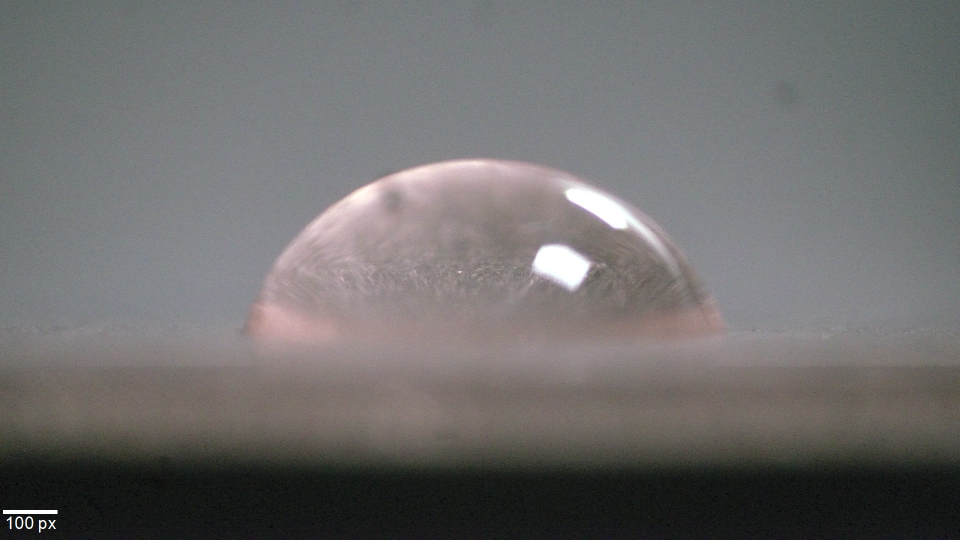
#> input picture 计算机视觉铜片表面粗糙度分析/CA/CA_photo/1000-1.jpg, 1920 x 1080 px, found by its file name (shown at 1/2 size); its folder holds only this picture in this run
$ jupyter execute CA_manual.ipynb
#> lines starting #> are read from the running program, lines starting #| are printed output that depends on the picture
[cell 1]
import cv2
import numpy as np
import os

# 全局变量
points = []
current_img = None
img_display = None

# [24 lines left out: functions click_event, solve_circle_3pts, not called in this run]

def run_manual_marking(input_dir, output_dir):
#> called with input_dir = 'C:\\Users\\Admin\\Desktop\\CA\\CA_photo'
    global points, current_img, img_display

    if not os.path.exists(output_dir): os.makedirs(output_dir)
    files = [f for f in os.listdir(input_dir) if f.lower().endswith(('.jpg', '.png', '.jpeg'))]

    print("--- 人工标记说明 ---")
    print("1. 依次点击液滴圆弧上的 3 个点 (红色)")
    print("2. 依次点击基准线(表面)上的 2 个点 (黄色)")
    print("3. 按 'c' 键计算并保存，按 'r' 重置，按 'q' 退出")

    for filename in files:
        points = []
        img_path = os.path.join(input_dir, filename)
        current_img = cv2.imread(img_path)
#> current_img is the input picture: shape (1080, 1920, 3); mean B, G, R 108.9, 109.1, 110.4
        img_display = current_img.copy()

        cv2.imshow("Manual Mark", img_display)
        cv2.setMouseCallback("Manual Mark", click_event)

        while True:
            key = cv2.waitKey(1) & 0xFF
#> (key q is pressed here)
            if key == ord('r'): # 重置当前图片
                points = []
                img_display = current_img.copy()
                cv2.imshow("Manual Mark", img_display)
            elif key == ord('q'): # 退出程序
                cv2.destroyAllWindows()
                return
            elif key == ord('c') and len(points) == 5: # 计算并保存
                # --- 1. 计算拟合数据 ---
                xc, yc, r = solve_circle_3pts(points[0], points[1], points[2])
                p4, p5 = points[3], points[4]

                # 基准线平均高度
                baseline_y_avg = (p4[1] + p5[1]) / 2
                dy = abs(baseline_y_avg - yc)
                dx = np.sqrt(max(0, r**2 - dy**2))

                # 计算接触角
                theta_rad = np.arctan2(dx, dy)
                theta_deg = np.degrees(theta_rad) if yc < baseline_y_avg else 180 - np.degrees(theta_rad)

                # --- 2. 绘制保存用的图片 (包含所有标记点) ---
                res_plot = current_img.copy()

                # A. 绘制 5 个原始标记点和编号
                for i, pt in enumerate(points):
                    dot_color = (0, 0, 255) if i < 3 else (0, 255, 255) # 前3红后2黄
                    cv2.circle(res_plot, pt, 6, dot_color, -1) # 画实心点
                    cv2.putText(res_plot, str(i+1), (pt[0]+10, pt[1]-10),
                                cv2.FONT_HERSHEY_SIMPLEX, 0.7, dot_color, 2)

                # B. 绘制拟合圆 (红色虚线感)
                cv2.circle(res_plot, (int(xc), int(yc)), int(r), (0, 0, 255), 2)

                # C. 绘制拟合基线 (延长线，黄色)
                # 为了美观，画一条贯穿左右标记点的长线
                ext_len = 100
                cv2.line(res_plot, (p4[0]-ext_len, p4[1]), (p5[0]+ext_len, p5[1]), (0, 255, 255), 2)

                # D. 标注接触角数值
                text_bg = (int(points[1][0]), int(points[1][1] - 50)) # 在液滴上方显示
                cv2.putText(res_plot, f"CA: {theta_deg:.2f} deg", (50, 60),
                            cv2.FONT_HERSHEY_SIMPLEX, 1.2, (0, 255, 0), 3)

                # --- 3. 保存 ---
                save_path = os.path.join(output_dir, f"manual_marked_{filename}")
                cv2.imwrite(save_path, res_plot)
                print(f"已保存包含标记点的图片: {filename} | 角度: {theta_deg:.2f}°")
                break

        if key == ord('q'): break

    cv2.destroyAllWindows()
    print("所有图片处理完成！")

# --- 设置路径运行 ---
# 请确保文件夹路径存在
input_folder = r"C:\Users\Admin\Desktop\CA\CA_photo"
output_folder = r"C:\Users\Admin\Desktop\CA\CA_manual_results"

run_manual_marking(input_folder, output_folder)

[cell 2]
import numpy as np
import matplotlib.pyplot as plt

# FEPA-P 粒度编号（常用范围 + 一些高目数）
p_grit = np.array([
    60, 80, 100, 120, 150, 180, 220, 240, 320, 400,
    500, 600, 800, 1000, 1200, 1500, 2000, 2500, 3000, 4000, 5000, 6000, 8000, 10000
])

# 对应的大致 Ra 值（μm）——金属/不锈钢常见湿磨/逐步递进打磨后的**经验中间值**
# 注意：实际值受材料、压力、润滑、是否逐级递进等影响极大，仅供参考！
ra_values = np.array([
    3.50, 2.80, 2.20, 1.80, 1.40, 1.10, 0.90, 0.75, 0.50, 0.40,   # P60~P400
    0.32, 0.25, 0.18, 0.14, 0.11, 0.085, 0.065, 0.050, 0.040, 0.030,  # P500~P4000
    0.022, 0.015, 0.010, 0.007                                          # P5000~P10000
])

# 画图
plt.figure(figsize=(11, 6.5))

plt.loglog(p_grit, ra_values, 'o-', color='darkblue', linewidth=2.4, markersize=7,
           markerfacecolor='white', markeredgecolor='darkblue', markeredgewidth=1.8)

# 标注一些关键点
important = [60, 120, 240, 400, 600, 800, 1000, 1200, 2000, 3000, 5000, 10000]
for grit in important:
    idx = np.where(p_grit == grit)[0][0]
    ra = ra_values[idx]
    plt.annotate(f'P{grit}\n{ra:.3f}μm',
                 (p_grit[idx], ra),
                 xytext=(10, -16), textcoords='offset points',
                 fontsize=9, color='darkred', ha='center',
                 arrowprops=dict(arrowstyle='->', color='gray', lw=0.9, alpha=0.7))

plt.grid(True, which="both", ls="--", alpha=0.55)

plt.title("FEPA-P 砂纸粒度 vs 打磨后表面粗糙度 Ra（经验近似曲线）\n金属/不锈钢湿磨常见范围",
          fontsize=13, pad=14)
plt.xlabel("FEPA-P 粒度编号", fontsize=12)
plt.ylabel("预期表面粗糙度 Ra (μm)", fontsize=12)

plt.xlim(50, 12000)
plt.ylim(0.005, 5)

# 添加一个经验参考公式（仅示意，实际不是严格幂律）
plt.text(100, 0.008, "粗略经验：Ra ≈ 200 / P^{1.1~1.3}\n（高目数区域下降变缓）",
         fontsize=9.5, color='gray', alpha=0.8, style='italic')

plt.tight_layout()
plt.show()
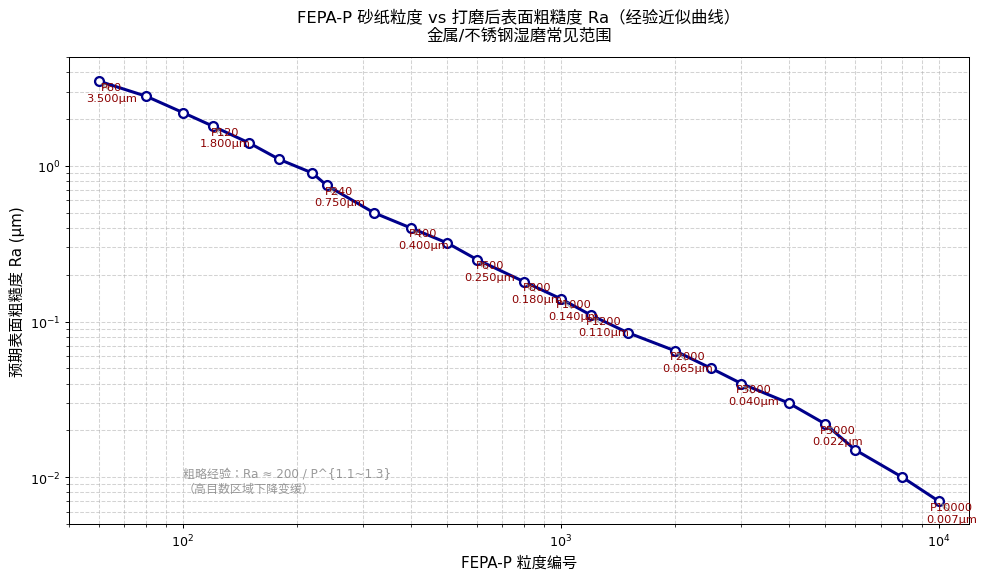
#> figure drawn by matplotlib, 1 panel; curve peaks at x = 60, y = 3.5

[cell 3]
import matplotlib.pyplot as plt
import numpy as np

# 数据（目数从小到大排序）
mesh = [60, 80, 120, 240, 320, 400, 600, 800, 1000, 1200, 1500, 2000, 2500, 3000, 5000, 7000, 10000]

# 排名数据（1=最光滑，17=最粗糙）
gold_rank   = [17,16,15,14,13,12,11,10,9,8,7,6,5,4,3,2,1]      # 理论金标准（目数越大排名越靠前）
seq1_rank   = [16,17,14,13,10,12,6,15,11,7,4,5,9,8,2,1,3]     # 数值法排名
seq2_rank   = [17,16,7,13,10,15,14,9,11,1,6,8,5,3,4,12,2]     # Roughness_Rank排名

# 创建图表
plt.figure(figsize=(12, 7), dpi=100)

# 对数刻度横轴
plt.xscale('log')

# 画三条折线
plt.plot(mesh, gold_rank,   'k--', linewidth=2.5, label='Gold Standard (理论目数排名)', marker='o')
plt.plot(mesh, seq1_rank,   'orange', linewidth=2, label='Seq1 - 数值法', marker='s', markersize=8)
plt.plot(mesh, seq2_rank,   'green', linewidth=2, label='Seq2 - Roughness Rank', marker='^', markersize=8)

# 美化
plt.title('目数 vs 三种粗糙度排名对比\n(1=最光滑，17=最粗糙)', fontsize=14, fontweight='bold', pad=15)
plt.xlabel('目数 (Mesh) - 对数刻度', fontsize=12)
plt.ylabel('排名 (Rank)', fontsize=12)

# 设置y轴反向（排名1在上方，17在下方，更直观）
plt.gca().invert_yaxis()

# 网格 + 图例
plt.grid(True, which="both", ls="--", alpha=0.6)
plt.legend(loc='upper left', fontsize=11, framealpha=0.9)

# 设置x轴刻度标签（显示常见目数）
plt.xticks(mesh, mesh, rotation=45, ha='right', fontsize=10)

# 限制y轴范围
plt.ylim(0.5, 17.5)

# 紧凑布局
plt.tight_layout()

# 显示图片（也可以保存：plt.savefig('roughness_ranking_comparison.png', dpi=300, bbox_inches='tight')）
plt.show()
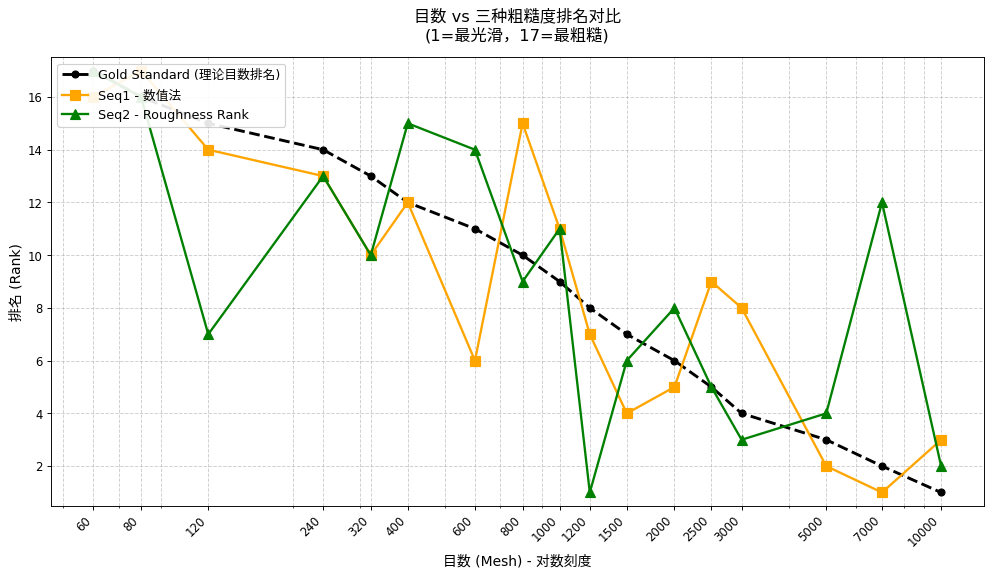
#> figure drawn by matplotlib, 1 panel; curve peaks at x = 60, y = 17; curve peaks at x = 80, y = 17; curve peaks at x = 60, y = 17

[cell 4]
import matplotlib.pyplot as plt
import numpy as np

# 数据
mesh_list = [60, 80, 120, 240, 320, 400, 600, 800, 1000, 1200, 1500, 2000, 2500, 3000, 5000, 7000, 10000]
raw_sds = [2.87, 8.50, 3.36, 4.53, 4.01, 1.53, 3.61, 0.59, 1.67, 3.68, 1.85, 1.06, 2.29, 1.67, 4.48, 2.02, 1.19]

# 创建图形
plt.figure(figsize=(12, 6), dpi=100)

# 使用对数刻度显示目数（更适合观察跨多个数量级的变化）
plt.xscale('log')

# 绘制折线 + 散点
plt.plot(mesh_list, raw_sds, 'o-', color='#1f77b4', linewidth=2, markersize=8,
         markerfacecolor='white', markeredgewidth=2, label='标准差 (Raw SD)')

# [9 lines of commented-out code are left out]
plt.title('不同目数下测量值的标准差分布', fontsize=14, fontweight='bold', pad=15)
plt.xlabel('目数 (Mesh) - 对数刻度', fontsize=12)
plt.ylabel('标准差 (Raw SD)', fontsize=12)

# 网格
plt.grid(True, which="both", ls="--", alpha=0.6)

# x轴显示所有目数刻度
plt.xticks(mesh_list, mesh_list, rotation=45, ha='right', fontsize=10)

# 优化布局
plt.tight_layout()

# 可选：保存为高清图片
# plt.savefig('raw_sd_vs_mesh.png', dpi=300, bbox_inches='tight')

# 显示图形
plt.show()
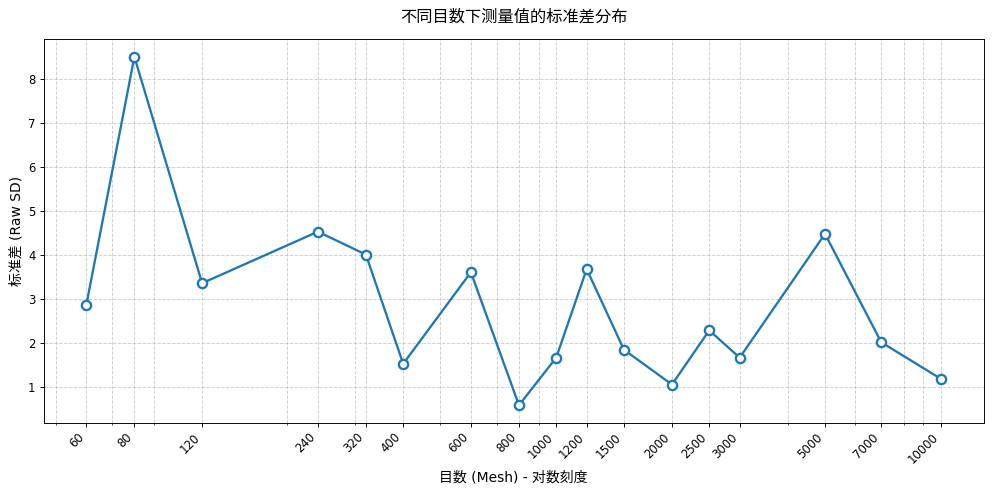
#> figure drawn by matplotlib, 1 panel; curve peaks at x = 80, y = 8.5

[cell 5]
# Y-L拟合

[cell 6]
import cv2
import numpy as np
import os
from scipy.integrate import odeint
from scipy.optimize import minimize

# --- 全局变量 ---
points = []
current_img = None
img_display = None

# --- Young-Laplace 核心算法 ---

# [82 lines left out: functions yl_ode, get_yl_curve, objective, solve_yl_params, click_event, not called in this run]

def run_manual_marking(input_dir, output_dir):
#> called with input_dir = 'C:\\Users\\Admin\\Desktop\\CA\\CA_photo'
    global points, current_img, img_display
    if not os.path.exists(output_dir): os.makedirs(output_dir)
    files = [f for f in os.listdir(input_dir) if f.lower().endswith(('.jpg', '.png', '.jpeg'))]

    for filename in files:
        points = []
        current_img = cv2.imread(os.path.join(input_dir, filename))
        if current_img is None: continue
        img_display = current_img.copy()
        cv2.imshow("Young-Laplace Fix", img_display)
        cv2.setMouseCallback("Young-Laplace Fix", click_event)

        while True:
            key = cv2.waitKey(1) & 0xFF
#> (key q is pressed here)
